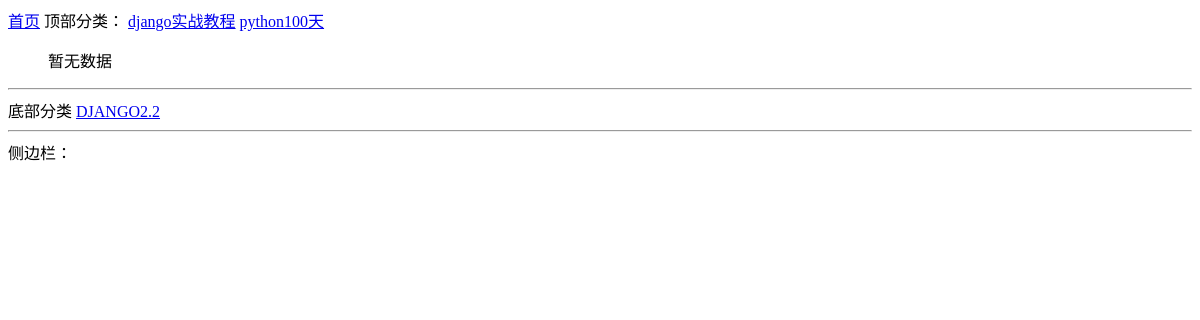
The app's page /category/3/, older data.
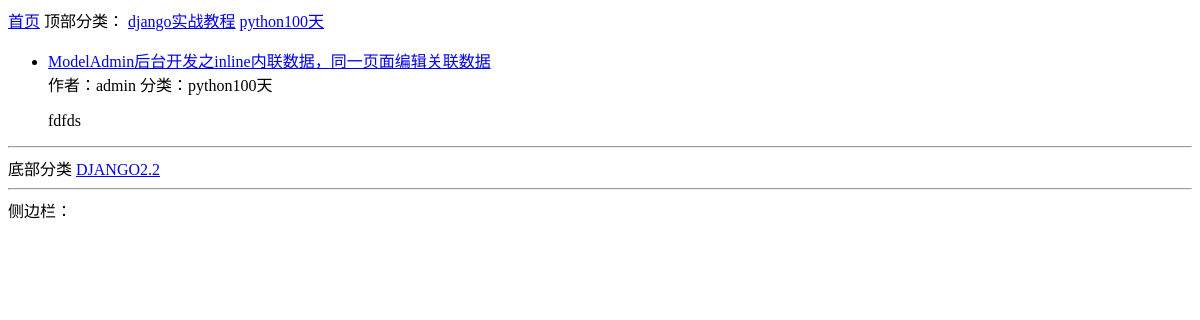
The same page, newer data.
### blog/models.py (models this page shows, shortened)
class Category(models.Model):
    STATUS_NORMAL = 1
    STATUS_DELETE = 0
    STATUS_ITEMS = (
        (STATUS_NORMAL, '正常'),
        (STATUS_DELETE, '删除'),
    )
    name = models.CharField('名称', max_length=50)
    status = models.PositiveIntegerField('状态', default=STATUS_NORMAL, choices=STATUS_ITEMS)
    is_nav = models.BooleanField('是否为导航', default=False)
    owner = models.ForeignKey(User, verbose_name='作者', on_delete=models.CASCADE)
    created_time = models.DateTimeField('创建时间', auto_now_add=True)
    class Meta:
        verbose_name = verbose_name_plural = '分类'
    @classmethod
    def get_navs(cls):
        categories = cls.objects.filter(status=cls.STATUS_NORMAL)
        nav_categories = []
        normal_categories = []
        for cate in categories:
            if cate.is_nav:
                nav_categories.append(cate)
            else:
                normal_categories.append(cate)
        category = {
            'navs': nav_categories,
            'categories': normal_categories,
        }
        return category

class Post(models.Model):
    STATUS_NORMAL = 1
    STATUS_DELETE = 0
    STATUS_DRAFT = 2
    STATUS_ITEMS = (
        (STATUS_NORMAL, '正常'),
        (STATUS_DELETE, '删除'),
        (STATUS_DRAFT, '草稿'),
    )
    title = models.CharField('标题', max_length=255)
    decs = models.CharField('摘要', max_length=1024, blank=True, null=True)
    content = models.TextField('正文', help_text='正文必须为markdown格式')
    status = models.PositiveIntegerField('状态', choices=STATUS_ITEMS, default=STATUS_NORMAL)
    category = models.ForeignKey(Category, verbose_name='分类', on_delete=models.CASCADE)
    tag = models.ManyToManyField(Tag, verbose_name='标签')
    owner = models.ForeignKey(User, verbose_name='作者', on_delete=models.CASCADE)
    created_time = models.DateTimeField('创建时间', auto_now_add=True)
    pv = models.PositiveIntegerField(default=1)
    uv = models.PositiveIntegerField(default=1)
    class Meta:
        verbose_name = verbose_name_plural = '文章'
        ordering = ['-id']

### blog/views.py (the view)
# urls.py: path('category/<category_id>/', CategoryView.as_view(), name='category_list'),
class CategoryView(IndexView):
    def get_context_data(self, **kwargs):
        context = super().get_context_data(**kwargs)
        category_id = self.kwargs.get('category_id')
        category = get_object_or_404(Category, pk=category_id)
        context.update({
            'category': category,
        })
        return context
    def get_queryset(self):
        queryset = super().get_queryset()
        category_id = self.kwargs.get('category_id')
        return queryset.filter(category_id=category_id)

### blog/views.py (called while the page is built)
    def get_context_data(self, **kwargs):
        context = super().get_context_data(**kwargs)
        context.update({
            'sidebar': SideBar.get_all(),
        })
        context.update(Category.get_navs())
        return context

### config/models.py (called while the page is built)
    @classmethod
    def get_all(cls):
        return cls.objects.filter(status=cls.STATUS_SHOW)

### typeidea/templates/blog/list.html
{% extends "../base.html" %}
{% block main %}
<ul>
    {% for post in post_list %}
    <li>
        <a href="{% url 'post_detail' post.id %}">{{ post.title }}</a>
        <div>
            <span>作者：{{ post.owner.username }}</span>
            <span>分类：{{ post.category.name }}</span>
        </div>
        <p>{{ post.decs }}</p>
    </li>
    {% empty %}
    暂无数据
    {% endfor %}
</ul>
{% endblock %}

### typeidea/templates/base.html (shortened to what this page needs)
<!DOCTYPE html>
<html lang="en">
<head>
</head>
<body>
    <div>
        <a href="{% url 'index' %}">首页</a>
        顶部分类：
        {% for cate in navs %}
        <a href="{% url 'category_list' cate.id %}">{{ cate.name }}</a>
        {% endfor %}
    </div>
    {% block main %}
    {% endblock %}
    <hr>
    <div>底部分类
        {% for cate in categories %}
        <a href="{% url 'category_list' cate.id %}">{{ cate.name }}</a>
        {% endfor %}
    </div>
    <hr>
    <div>侧边栏：
    </div>
</body>
</html>

Row changes from the older to the newer data that the page shows:
added Post: title "ModelAdmin后台开发之inline内联数据，同一页面编辑关联数据", owner.username "admin", category.name "python100天", decs "fdfds"
Text that changed along with them:
text no longer shown: "暂无数据"
